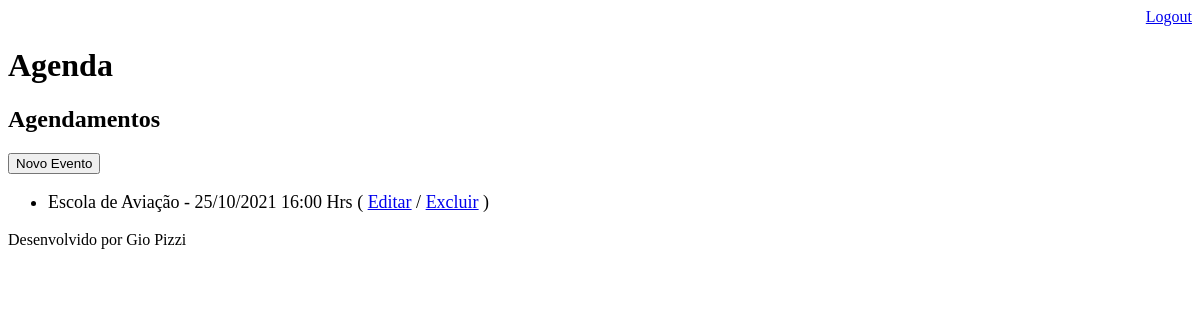
The app's page /agenda/ (signed in), older data.
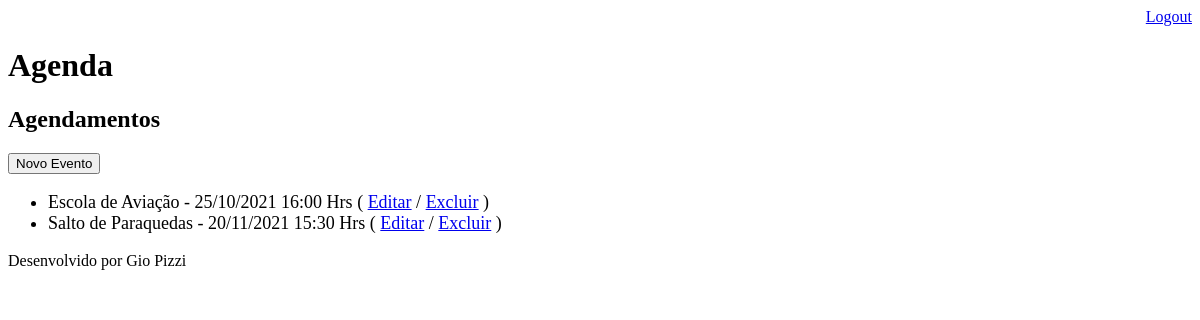
The same page, newer data.
### core/models.py (models this page shows, shortened)
class evento(models.Model):
    titulo = models.CharField(max_length=100)
    descricao = models.TextField(blank=True,null=True)
    data_evento = models.DateTimeField(verbose_name="Data do Evento")
    data_criacao = models.DateTimeField(auto_now=True)
    usuario = models.ForeignKey(User,on_delete=models.CASCADE)
    class Meta:
        db_table='evento'
    def get_data_evento(self):
        return self.data_evento.strftime('%d/%m/%Y  %H:%M Hrs')
    def get_evento_atrasado(self):
        if self.data_evento < datetime.now():
            return True
        else:
            return False

### core/views.py (the view)
# urls.py: path('agenda/', views.lista_eventos),
@login_required(login_url='/login/')
def lista_eventos(request):
    usuario = request.user
    data_atual = datetime.now() - timedelta(hours=1)
    Evento = evento.objects.filter(usuario=usuario,data_evento__gt=data_atual)
    dados = {'eventos': Evento}
    return render(request,'agenda.html', dados)

### templates/agenda.html (shortened to what this page needs)
{% extends "model.page.html" %}
{% block content %}
    <h2>Agendamentos</h2>
    <a href="appointment/">
        <button type="button">Novo Evento</button>
    </a>
    <ul style="font-size: 18px">
    {% for evento in eventos %}
        <li>
            <div style=>
                {{ evento.titulo }} - {{ evento.get_data_evento }}
                ( <a href="appointment/?id={{evento.id}}">Editar</a>
                / <a href="appointment/delete/{{evento.id}}/">Excluir</a> )
            </div>
        </li>
    {% endfor %}
    </ul>
{% endblock %}

Row changes from the older to the newer data that the page shows:
added evento: titulo "Salto de Paraquedas", get_data_evento "20/11/2021 15:30 Hrs"
